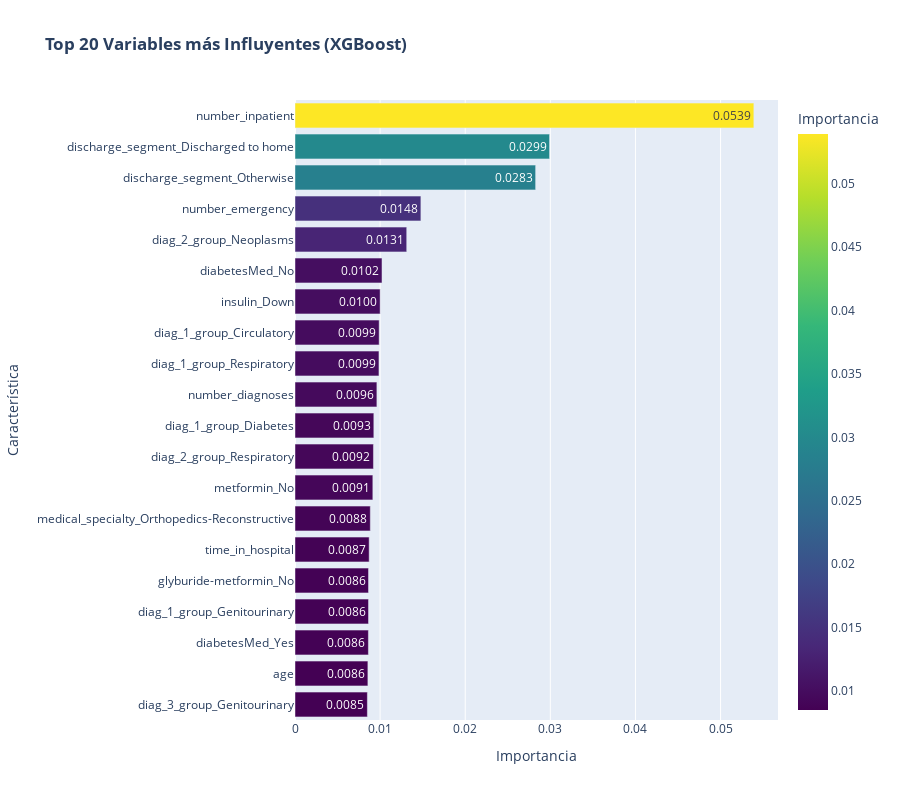

Notebook code cell kept with this figure:
### Code cell
import plotly.express as px
import numpy as np

# Asumiendo que df_imp es tu DataFrame con las columnas 'feature' e 'importance'

# Importancia de las características
fig_imp = px.bar(df_imp.head(20), 
                 x='importance', 
                 y='feature', 
                 orientation='h',
                 title='<b>Top 20 Variables más Influyentes (XGBoost)</b>',
                 color='importance',
                 color_continuous_scale='Viridis',
                 text_auto='.4f',
                 labels={'importance': 'Importancia', 'feature': 'Característica'}) # Usamos labels para las etiquetas del gráfico
fig_imp.write_image("../reports/figures/feature_importance_xgboost.png")

fig_imp.update_layout(yaxis={'categoryorder': 'total ascending'}, height=800)


fig_imp.show()

### Figure 1 — Plotly figure (JSON) as saved in the notebook; plotly's stock layout.template omitted (floating-point values rounded to 4 significant figures)
{"data": [{"hovertemplate": "Importancia=%{marker.color}<br>Característica=%{y}<extra></extra>", "legendgroup": "", "marker": {"color": [0.05391, 0.02991, 0.02827, 0.01479, 0.01313, 0.01022, 0.01, 0.009889, 0.009864, 0.009621, 0.009262, 0.009218, 0.009145, 0.008849, 0.008714, 0.008638, 0.008637, 0.008624, 0.008564, 0.008504], "coloraxis": "coloraxis", "pattern": {"shape": ""}}, "name": "", "orientation": "h", "showlegend": false, "textposition": "auto", "texttemplate": "%{x:.4f}", "type": "bar", "x": [0.05391, 0.02991, 0.02827, 0.01479, 0.01313, 0.01022, 0.01, 0.009889, 0.009864, 0.009621, 0.009262, 0.009218, 0.009145, 0.008849, 0.008714, 0.008638, 0.008637, 0.008624, 0.008564, 0.008504], "xaxis": "x", "y": ["number_inpatient", "discharge_segment_Discharged to home", "discharge_segment_Otherwise", "number_emergency", "diag_2_group_Neoplasms", "diabetesMed_No", "insulin_Down", "diag_1_group_Circulatory", "diag_1_group_Respiratory", "number_diagnoses", "diag_1_group_Diabetes", "diag_2_group_Respiratory", "metformin_No", "medical_specialty_Orthopedics-Reconstructive", "time_in_hospital", "glyburide-metformin_No", "diag_1_group_Genitourinary", "diabetesMed_Yes", "age", "diag_3_group_Genitourinary"], "yaxis": "y"}], "layout": {"barmode": "relative", "coloraxis": {"colorbar": {"title": {"text": "Importancia"}}, "colorscale": [[0, "#440154"], [0.1111, "#482878"], [0.2222, "#3e4989"], [0.3333, "#31688e"], [0.4444, "#26828e"], [0.5556, "#1f9e89"], [0.6667, "#35b779"], [0.7778, "#6ece58"], [0.8889, "#b5de2b"], [1, "#fde725"]]}, "height": 800, "legend": {"tracegroupgap": 0}, "title": {"text": "<b>Top 20 Variables más Influyentes (XGBoost)</b>"}, "xaxis": {"anchor": "y", "domain": [0, 1], "title": {"text": "Importancia"}}, "yaxis": {"anchor": "x", "categoryorder": "total ascending", "domain": [0, 1], "title": {"text": "Característica"}}}}
